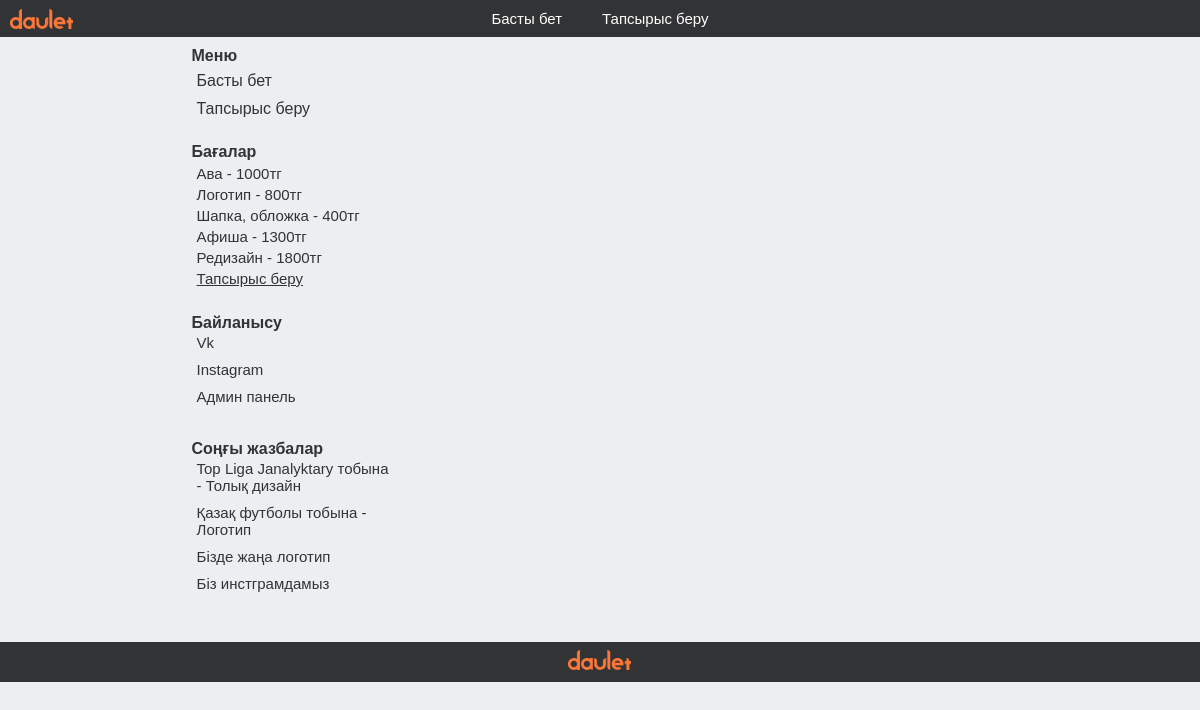
The page / on the database its author committed.
### tables this page shows
CREATE TABLE `stats` (
  `id` int(11) NOT NULL,
  `content` text NOT NULL,
  `type` text NOT NULL,
  `block` int(11) NOT NULL DEFAULT 1,
  `place` int(11) NOT NULL
);

### libs.php (the view, shortened to what this page needs)
<?php
include "connection.php";
$base = "http://localhost/dauletstudio/";
function getSidebar() {
    global $conn;
    $getmenu = mysqli_query($conn, "SELECT * FROM `stats` WHERE `type` = 'menu' AND `block` = 0 ORDER BY place ");
    $getprice = mysqli_query($conn, "SELECT * FROM `stats` WHERE `type` = 'price' AND `block` = 0 ORDER BY place ");
    $getlink = mysqli_query($conn, "SELECT * FROM `stats` WHERE `type` = 'link' AND `block` = 0 ORDER BY place ");
    echo '<div class="side-menu">
    <p class="sidetitle">Меню</p>';
    while ($gotmenu =mysqli_fetch_array($getmenu)) { echo $gotmenu['content']; }
    echo '</div>
    <div class="price">
        <p class="sidetitle">Бағалар</p>
        <ul>';
        while ($gotprice =mysqli_fetch_array($getprice)) { echo "<li>{$gotprice['content']}</li>"; }
    echo '<a href="order.php">Тапсырыс беру</a>
        </ul>
    </div>
    <div class="social">
        <p class="sidetitle">Байланысу</p>
        <ul>
            <li>';
                while ($gotlink =mysqli_fetch_array($getlink)) { echo $gotlink['content']; }
            echo '</li>
        </ul>
    </div>
    <div class="social">
        <p class="sidetitle">Соңғы жазбалар</p>
        <ul>
            <li>
                <a href="">Top Liga Janalyktary тобына - Толық дизайн</a>
                <a href="">Қазақ футболы тобына - Логотип</a>
                <a href="">Бізде жаңа логотип</a>
                <a href="">Біз инстграмдамыз</a>
            </li>
        </ul>
    </div>';
}
function getMenu() {
    global $conn;
    $getmenu = mysqli_query($conn, "SELECT * FROM `stats` WHERE `type` = 'menu' AND `block` = 0 ORDER BY place ");
    global $base;
    echo '<div class="df" id="menumain">
            <div class="menu left" onclick="logotype(\''.$base.'\')"><img src="img/logo200.png" height="20px" class="logotype"></div>
            <div class="menu right pc">';
            while ($gotmenu =mysqli_fetch_array($getmenu)) { echo $gotmenu['content']; }
            echo '</div>
            <div class="menu right mobile">
                    <img src="img/logo200.png" height="20px" class="logotype" onclick="logotype(\''.$base.'\')">
                    <a onclick="burger()" id="openmenu"><span class="fa fa-bars"></span></a>
            </div>
            <div class="menuside" id="menuside">
                <div class="side-menu">
                        <p class="sidetitle">Меню</p>';
                    echo '</div>
                    <div class="price">
                        <p class="sidetitle">Бағалар</p>
                        <ul>';
                        echo '</ul>
                    </div>
                    <div class="social">
                        <p class="sidetitle">Байланысу</p>
                        <ul>
                            <li>';
                           echo ' </li>
                        </ul>
                    </div>
            </div>
            <div class="back" id="back"></div>
            <div class="menu left"></div>
        </div>';
}
function getFooter() {
    echo '<div class="df">
            <div class="footer left"></div>
            <div class="footer right"><a href=""><img class="b-lazy" onclick="logotype(\''.$base.'\')" data-src="img/logo200.png"></a></div>
            <div class="footer left"></div>
        </div>';
}
 ?>

### index.php (shortened to what this page needs)
<?php include 'libs.php' ?>
<!doctype html>
<html lang="kk" prefix="og: http://ogp.me/ns#">
	<head>
		<link rel="stylesheet" type="text/css" href="css/style.css">
		<link rel="stylesheet" href="font-awesome/css/font-awesome.min.css">
	</head>
	<body>
		<?php getMenu(); ?>
		<div class="body">
			<div class="site right">
				<div class="sidebar"><?php getSidebar() ?></div>
				<div class="continer">
				</div>
			</div>
		</div>
		<?php getFooter() ?>
	</body>
</html>

### css/style.css (style rules this page uses)
* { padding: 0px; margin: 0px; outline: none; --mc: #323335; --hc: #f7763f; --bc: #edeef0; }
a { color: var(--mc) }
ul { list-style: none; margin: 0; padding-left: 0; }
a { text-decoration: none; display: block; }
.df { display: flex; }
body { background-color: var(--bc); }
.body { display: flex; justify-content: center; align-items: flex-start; }
.site { display: flex; flex-direction: row; justify-content: space-between; }
.continer { flex: 4; width: 80%; min-height: 600px; }
.left { flex: 2; }
.right { flex: 9; }
.menu { background-color: var(--mc); width: 100%; margin-bottom: 5px; display: flex; align-items: center; }
.logotype { padding: 0 10px; }
.pc { display: flex; flex-direction: row; justify-content: center; }
.menu a { padding: 10px 20px; color: #ffffff; font-family: Arial, "Helvetica Neue", Helvetica, sans-serif; font-size: 15px; cursor: pointer; }
.sidebar { flex: 1; display: flex; flex-direction: column; }
.sidetitle { font-family: Arial, "Helvetica Neue", Helvetica, sans-serif; color: var(--mc); font-weight: bold; padding: 5px 5px 2px 0px; }
.price { margin-top: 15px; }
.price li { font-family: Arial, "Helvetica Neue", Helvetica, sans-serif; color: var(--mc); font-size: 15px; padding: 2px 5px; }
.price a { font-family: Arial, "Helvetica Neue", Helvetica, sans-serif; padding: 2px 5px; font-size: 15px; transition: 0.2s; text-decoration: underline; }
.side-menu a { font-family: Arial, "Helvetica Neue", Helvetica, sans-serif; color: var(--mc); padding: 5px; border-radius: 2px; }
.social { margin-top: 20px; }
.social li a { font-family: Arial, "Helvetica Neue", Helvetica, sans-serif; color: var(--mc); padding: 0 5px; font-size: 15px; border-radius: 2px; text-decoration: none; margin-bottom: 10px; }
.footer { background-color: var(--mc); height: 40px; display: flex; justify-content: center; align-items: center; }
.footer img { object-fit: cover; height: 20px; }
@media screen and (max-width: 1200px) { .continer { flex: 3; } }

### rows shown on the page
stats: content "Басты бет"
stats: content "Тапсырыс беру"
stats: content "Ава - 1000тг"
stats: content "Логотип - 800тг"
stats: content "Шапка, обложка - 400тг"
stats: content "Афиша - 1300тг"
stats: content "Редизайн - 1800тг"
stats: content "Vk"
stats: content "Instagram"
stats: content "Админ панель"
